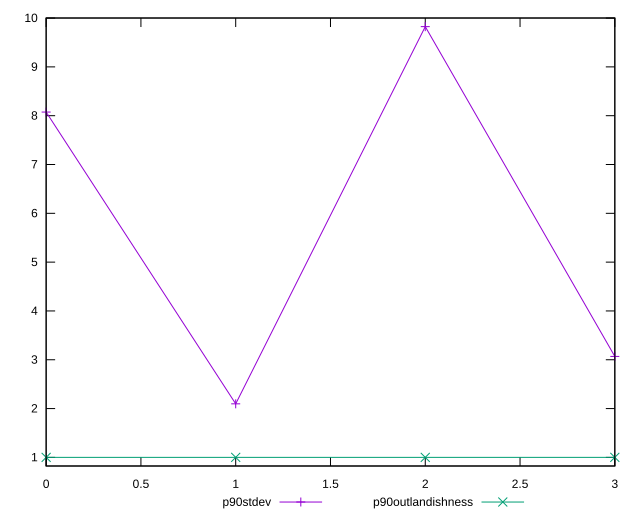

Reproduce this figure in gnuplot.
reset

$p90Stdev <<EOF
0 8.074433044523529
1 2.097040316644702
2 9.824633677140104
3 3.068332979038948
EOF

$p90Outlandishness <<EOF
0 0.9998732806647979
1 1.00065724577756
2 1.0001080696903286
3 1.0007293512616464
EOF

set key outside below
set xrange [0:3]
set yrange [0.8233780727352917:10.00112888506961]
set trange [0.8233780727352917:10.00112888506961]
set terminal svg size 640, 520 enhanced background rgb 'white'
set output "reports/report_00033_2021-03-01T14-23-16.841Z/render-blocking-resources/progression/stddev.svg"

plot $p90Stdev title "p90stdev" with linespoints, \
     $p90Outlandishness title "p90outlandishness" with linespoints

reset
